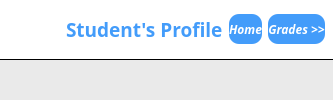
            <widget class="QWidget" name="profilePage">
             <layout class="QVBoxLayout" name="verticalLayout_7" stretch="0,0">
              <property name="spacing">
               <number>0</number>
              </property>
              <property name="leftMargin">
               <number>0</number>
              </property>
              <property name="topMargin">
               <number>0</number>
              </property>
              <property name="rightMargin">
               <number>0</number>
              </property>
              <property name="bottomMargin">
               <number>0</number>
              </property>
              <item>
               <widget class="QFrame" name="profTitleFrame">
                <property name="minimumSize">
                 <size>
                  <width>0</width>
                  <height>60</height>
                 </size>
                </property>
                <property name="maximumSize">
                 <size>
                  <width>16777215</width>
                  <height>60</height>
                 </size>
                </property>
                <property name="styleSheet">
                 <string notr="true">QFrame{
border: solid;
border-width: 0px 0px 1px 0px;
background-color: rgb(255, 255, 255);
}</string>
                </property>
                <property name="frameShape">
                 <enum>QFrame::NoFrame</enum>
                </property>
                <property name="frameShadow">
                 <enum>QFrame::Plain</enum>
                </property>
                <layout class="QHBoxLayout" name="horizontalLayout_6">
                 <property name="spacing">
                  <number>6</number>
                 </property>
                 <property name="leftMargin">
                  <number>0</number>
                 </property>
                 <property name="topMargin">
                  <number>0</number>
                 </property>
                 <property name="rightMargin">
                  <number>8</number>
                 </property>
                 <property name="bottomMargin">
                  <number>0</number>
                 </property>
                 <item>
                  <widget class="QLabel" name="profIcon">
                   <property name="minimumSize">
                    <size>
                     <width>60</width>
                     <height>0</height>
                    </size>
                   </property>
                   <property name="maximumSize">
                    <size>
                     <width>60</width>
                     <height>16777215</height>
                    </size>
                   </property>
                   <property name="styleSheet">
                    <string notr="true">QLabel{
background-color: rgb(255, 255, 255);
border: none;
}</string>
                   </property>
                   <property name="lineWidth">
                    <number>0</number>
                   </property>
                   <property name="text">
                    <string/>
                   </property>
                   <property name="pixmap">
                    <pixmap>icons/profBlue.png</pixmap>
                   </property>
                   <property name="scaledContents">
                    <bool>true</bool>
                   </property>
                   <property name="margin">
                    <number>7</number>
                   </property>
                  </widget>
                 </item>
                 <item>
                  <widget class="QLabel" name="profLabel">
                   <property name="font">
                    <font>
                     <family>Montserrat</family>
                     <pointsize>14</pointsize>
                     <weight>75</weight>
                     <bold>true</bold>
                    </font>
                   </property>
                   <property name="styleSheet">
                    <string notr="true">QLabel{
border: none;
	color: rgb(67, 156, 250);
}</string>
                   </property>
                   <property name="text">
                    <string>Student's Profile</string>
                   </property>
                  </widget>
                 </item>
                 <item>
                  <widget class="QPushButton" name="homeBtnProf">
                   <property name="maximumSize">
                    <size>
                     <width>120</width>
                     <height>30</height>
                    </size>
                   </property>
                   <property name="font">
                    <font>
                     <family>Montserrat</family>
                     <pointsize>9</pointsize>
                     <weight>75</weight>
                     <italic>true</italic>
                     <bold>true</bold>
                    </font>
                   </property>
                   <property name="toolTip">
                    <string>Dashboard</string>
                   </property>
                   <property name="styleSheet">
                    <string notr="true">QPushButton{
	background-color: rgb(67, 156, 250);
	color: rgb(255, 255, 255);
	border-radius: 10px;
}

QPushButton:focus{
background-color: rgb(255, 255, 255);
color: rgb(67, 156, 250);
border-radius: 10px;
border: 2px solid rgb(67, 156, 250)
}</string>
                   </property>
                   <property name="text">
                    <string>Home</string>
                   </property>
                   <property name="icon">
                    <iconset>
                     <normaloff>icons/home.png</normaloff>icons/home.png</iconset>
                   </property>
                   <property name="iconSize">
                    <size>
                     <width>22</width>
                     <height>22</height>
                    </size>
                   </property>
                  </widget>
                 </item>
                 <item>
                  <widget class="QPushButton" name="gradesBtnProf">
                   <property name="maximumSize">
                    <size>
                     <width>130</width>
                     <height>30</height>
                    </size>
                   </property>
                   <property name="font">
                    <font>
                     <family>Montserrat</family>
                     <pointsize>9</pointsize>
                     <weight>75</weight>
                     <italic>true</italic>
                     <bold>true</bold>
                    </font>
                   </property>
                   <property name="toolTip">
                    <string>Grades</string>
                   </property>
                   <property name="styleSheet">
                    <string notr="true">QPushButton{
	background-color: rgb(67, 156, 250);
	color: rgb(255, 255, 255);
 	border-radius: 10px;
}

QPushButton:focus{
background-color: rgb(255, 255, 255);
color: rgb(67, 156, 250);
border-radius: 10px;
border: 2px solid rgb(67, 156, 250)
}</string>
                   </property>
                   <property name="text">
                    <string>Grades &gt;&gt;</string>
                   </property>
                  </widget>
                 </item>
                </layout>
               </widget>
              </item>
              <item>
               <widget class="QFrame" name="profMainFrame">
                <property name="styleSheet">
                 <string notr="true">QFrame{
	background-color: rgb(234, 234, 234);
}</string>
                </property>
                <property name="frameShape">
                 <enum>QFrame::NoFrame</enum>
                </property>
                <property name="frameShadow">
                 <enum>QFrame::Sunken</enum>
                </property>
                <property name="lineWidth">
                 <number>1</number>
                </property>
                <property name="midLineWidth">
                 <number>0</number>
                </property>
               </widget>
              </item>
             </layout>
            </widget>
